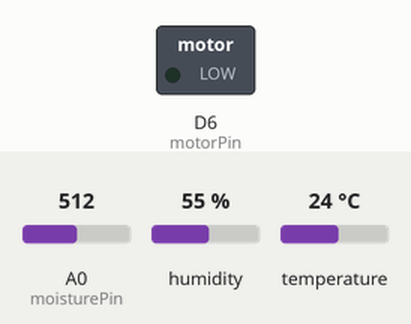
Recording of a sketch running on a simulated ESP8266 (NodeMCU). On the bench: switched loads named in the sketch (green lamp = pin HIGH). Inputs (shaded band) come from the test bench; at power-on: A0 (moisturePin) = 512, humidity 55 %, temperature 24 °C. WiFi joins after 1.5 s; servers stay silent unless stated; no MQTT or app messages arrive unless stated; what the sketch prints to the serial monitor is not drawn.

Above: at 2.7 s.
2.8 s: A0 (moisturePin) set to 807
6.5 s: A0 (moisturePin) set to 826
At 7.2 s:
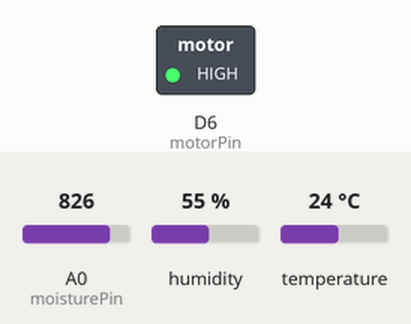
8.0 s: A0 (moisturePin) set to 716
At 8.4 s:
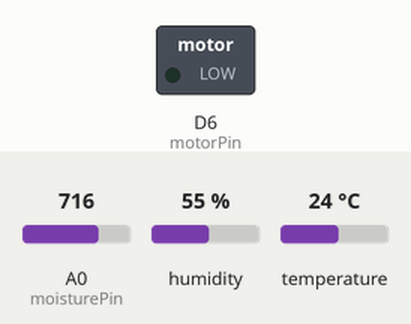
9.5 s: A0 (moisturePin) set to 900
At 10.7 s:
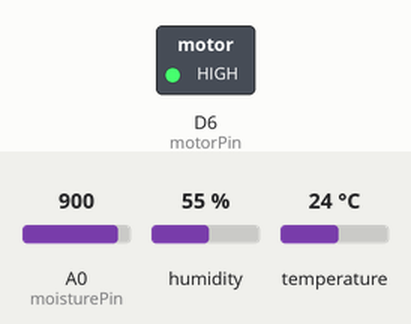
Timing chart, 0 to 12.0 s (numbered marks = the images above; inputs shaded):
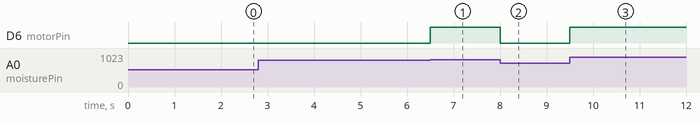

Measured:
- the behaviour switches between 818 and 819 on A0 (moisturePin) (found by bisection; images 0 and 1)
- after the input at 2.8 s, every drawn part: stays the same
- after the input at 6.5 s, D6 (motorPin): LOW → HIGH at once
- after the input at 8.0 s, D6 (motorPin): HIGH → LOW at once
- after the input at 9.5 s, D6 (motorPin): LOW → HIGH at once

The sketch:

CO326_Project_code.ino
```cpp
#include <DHT.h>
#include <ESP8266WiFi.h>
#include <WiFiClient.h>
#include <PubSubClient.h>

const char* ssid = "Dialog 4G 146";
const char* pass = "C2e6F7e1";

const char* mqtt_server = "test.mosquitto.org";  // MQTT broker address

#define DHTPIN D2     // GPIO Pin where the DHT11 is connected
DHT dht(DHTPIN, DHT11);

WiFiClient espClient;
PubSubClient client(espClient);

const int moisturePin = A0;  // Moisture sensor pin
const int motorPin = D6;

unsigned long interval = 10000;
unsigned long previousMillis = 0;
unsigned long interval1 = 5000;
unsigned long previousMillis1 = 0;

float moisturePercentage;  // Moisture reading
float h;                   // Humidity reading
float t;                   // Temperature reading

const char* mqtt_topic1 = "UoP_CO_326_E18_09_dht11_hum";         // MQTT topic to publish sensor data
const char* mqtt_topic2 = "UoP_CO_326_E18_09_dht11_temp";
const char* mqtt_topic3 = "UoP_CO_326_E18_09_soil_moisture";
const char* mqtt_client_id = "esp8266_client";  // MQTT client ID

void setup() {
  Serial.begin(9600);
  delay(10);

  pinMode(motorPin, OUTPUT);
  digitalWrite(motorPin, LOW);  // Keep motor off initially

  dht.begin();

  Serial.println("Connecting to ");
  Serial.println(ssid);
  WiFi.begin(ssid, pass);

  while (WiFi.status() != WL_CONNECTED) {
    delay(500);
    Serial.print(".");  // Print ... till not connected
  }
  Serial.println("");
  Serial.println("WiFi connected");

  client.setServer(mqtt_server, 1883);  // Set MQTT broker address and port
  client.setCallback(callback);         // Set callback function for incoming MQTT messages

  connectToMQTTBroker();  // Connect to the MQTT broker
}

void loop() {
  unsigned long currentMillis = millis();  // Grab current time

  // Read DHT sensor every interval
  if ((unsigned long)(currentMillis - previousMillis1) >= interval1) {
    readDHTSensor();
    Serial.print("Humidity: ");
    Serial.print(h);
    Serial.print(" %\t");
    Serial.print("Temperature: ");
    Serial.print(t);
    Serial.println(" *C ");

  // Print moisture percentage
    Serial.print("Soil Moisture is  = ");
    Serial.print(moisturePercentage);
    Serial.println("%");

    publishHumidity();
    publishTemperature();
    previousMillis1 = millis();
  }

  // Read moisture sensor
  readMoistureSensor();
  publishMoisture();

  // Control motor based on sensor readings
  controlMotor();

  // Other code...

  if (!client.connected()) {
    connectToMQTTBroker();  // Reconnect to MQTT broker if disconnected
  }

  client.loop();  // Handle MQTT client events
}

void readDHTSensor() {
  h = dht.readHumidity();     // Read humidity
  t = dht.readTemperature();  // Read temperature

  if (isnan(h) || isnan(t)) {
    Serial.println("Failed to read from DHT sensor!");
    return;
  }

  // Print humidity and temperature readings
  // Serial.print("Humidity: ");
  // Serial.print(h);
  // Serial.print(" %\t");
  // Serial.print("Temperature: ");
  // Serial.print(t);
  // Serial.println(" *C ");
}

void readMoistureSensor() {
  moisturePercentage = (100.00 - ((analogRead(moisturePin) / 1023.00) * 100.00));

  // // Print moisture percentage
  // Serial.print("Soil Moisture is  = ");
  // Serial.print(moisturePercentage);
  // Serial.println("%");
}

void controlMotor() {
  if (t <= 15) {
    if (moisturePercentage < 10) {
      digitalWrite(motorPin, HIGH);  // Turn on motor
    } else {
      digitalWrite(motorPin, LOW);  // Turn off motor
    }
  }

  if (t <= 25 && t > 15) {
    if (moisturePercentage < 20) {
      digitalWrite(motorPin, HIGH);  // Turn on motor
    } else {
      digitalWrite(motorPin, LOW);  // Turn off motor
    }
  }

  if (t <= 35 && t > 25) {
    if (moisturePercentage < 30) {
      digitalWrite(motorPin, HIGH);  // Turn on motor
    } else {
      digitalWrite(motorPin, LOW);  // Turn off motor
    }
  }

  if (t > 35) {
    if (moisturePercentage < 40) {
      digitalWrite(motorPin, HIGH);  // Turn on motor
    } else {
      digitalWrite(motorPin, LOW);  // Turn off motor
    }
  }
}

void connectToMQTTBroker() {
  while (!client.connected()) {
    Serial.print("Connecting to MQTT broker...");
    if (client.connect(mqtt_client_id)) {
      Serial.println("connected");
      client.subscribe(mqtt_topic1);  // Subscribe to the MQTT topic
      client.subscribe(mqtt_topic2);
      client.subscribe(mqtt_topic3);
    } else {
      Serial.print("failed, rc=");
      Serial.print(client.state());
      Serial.println(" retrying in 5 seconds");
      delay(5000);
    }
  }
}

void publishHumidity() {
  String humidityMessage = String(h);
  char charMessage1[humidityMessage.length() + 1];
  humidityMessage.toCharArray(charMessage1, humidityMessage.length() + 1);
  client.publish(mqtt_topic1, charMessage1);  // Publish humidity to MQTT broker
}

void publishTemperature() {
  String tempMessage = String(t);
  char charMessage2[tempMessage.length() + 1];
  tempMessage.toCharArray(charMessage2, tempMessage.length() + 1);
  client.publish(mqtt_topic2, charMessage2);  // Publish temperature to MQTT broker
}

void publishMoisture() {
  String moistureMessage = String(moisturePercentage);
  char charMessage3[moistureMessage.length() + 1];
  moistureMessage.toCharArray(charMessage3, moistureMessage.length() + 1);
  client.publish(mqtt_topic3, charMessage3);  // Publish moisture percentage to MQTT broker
}

void callback(char* topic, byte* payload, unsigned int length) {
  // Handle incoming MQTT messages here (if needed)
}
```
